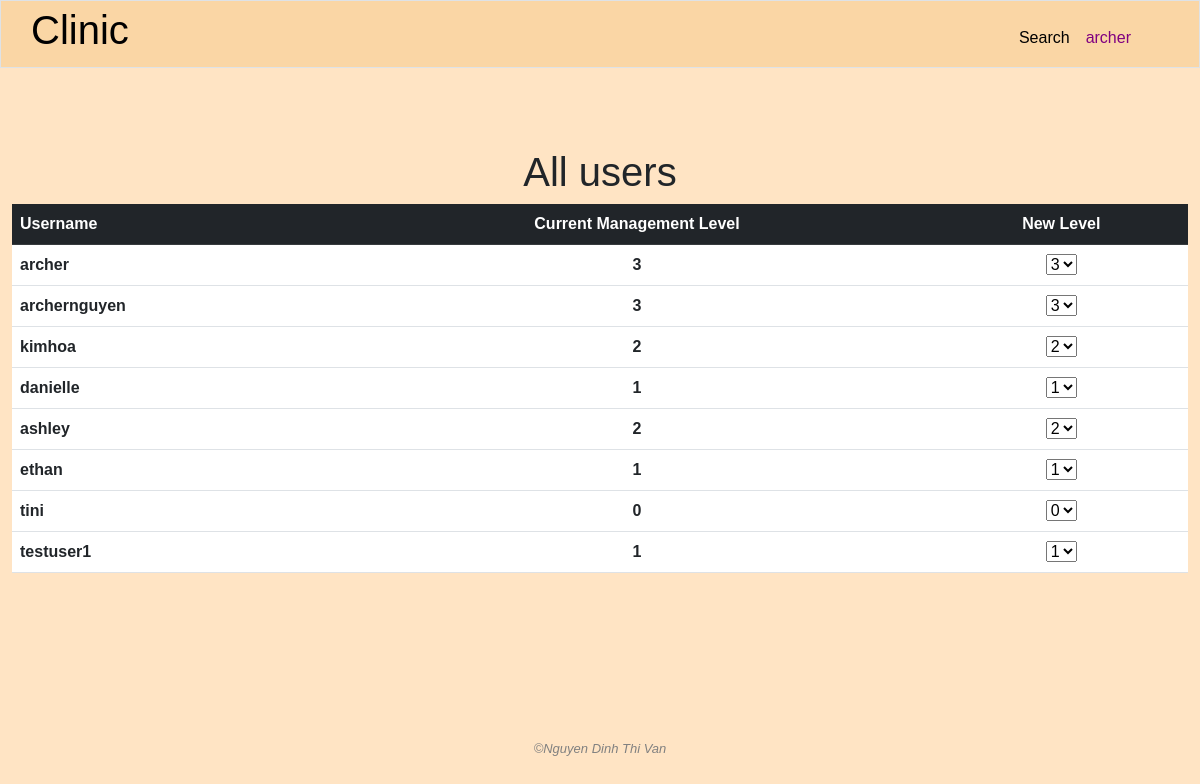
/authorize (signed in), run on the app's committed database.
### clinic/models.py (models this page shows)
class User(AbstractUser):
    class Level(models.IntegerChoices):
        GUEST = 0
        LOW = 1
        MIDDLE = 2
        TOP = 3
    management_right_level = models.IntegerField(choices=Level.choices, blank=True, null=True)

### clinic/views.py (the view)
# urls.py: path('authorize', views.authorize, name='authorize'),
@login_required
@csrf_exempt
def authorize(request):
    if request.method == 'POST':
        if 'modify_user_right' not in user_right(request.user.management_right_level):
            return JsonResponse({'error': "You do not have rights to change user's level"}, status=400)
        data = json.loads(request.body)
        if data.get('new_level') is not None and data.get('chosen_user_id') is not None:
            user = User.objects.get(pk=data['chosen_user_id'])
            user.management_right_level = data['new_level']
            user.save()
            return JsonResponse({'message': 'Level changed'})
        else:
            return JsonResponse({'message': 'Nothing changed'})
    else:
        if 'read_user_right' not in user_right(request.user.management_right_level):
            request.session['nay_message'] = "You don't have the right to visit this page"
            return HttpResponseRedirect(reverse('index'))
        modify_right = 'modify_user_right' in user_right(request.user.management_right_level)
        data_users = User.objects.all()
        return render(request, "clinic/authorize.html", {
            "data_users": data_users,
            "levels": [1, 2, 3],
            "modify_right": modify_right
        })

### clinic/templates/clinic/authorize.html (shortened to what this page needs)
{% extends "clinic/layout.html" %}
{% load static %}
{% block main %}
    <h1 class="text-center">
        All users
    </h1>
    <div class="container-fluid">
        <table class="table table-hover">
            <thead class="table-dark">
                <tr>
                    <th style="text-align: start;">Username</th>
                    <th style="text-align: center">Current Management Level</th>
                    <th style="text-align: center;">New Level</th>
                </tr>
            </thead>
            <tbody>
                {% for user in data_users %}
                    <tr class="user-info" id="user{{ user.id }}">
                        <td>
                            <strong>{{ user.username }}</strong>
                        </td>
                        <td style="text-align: center;">
                            <strong class="current-level">{{ user.management_right_level }}</strong>
                        </td>
                        <td style="text-align: center;">
                            <select class="level">
                                <option selected value="{{ user.management_right_level }}">{{ user.management_right_level }}</option>
                            </select>
                        </td>
                    </tr>
                {% endfor %}
            </tbody>
        </table>
    </div>
{% endblock %}

### clinic/templates/clinic/layout.html (shortened to what this page needs)
{% load static %}
<!DOCTYPE html>
<html lang="en">
    <head>
        <link rel="stylesheet" href="https://cdnjs.cloudflare.com/ajax/libs/font-awesome/4.7.0/css/font-awesome.min.css">
        <link rel="stylesheet" href="{% static 'clinic/bootstrap.css' %}">
        <link rel="stylesheet" href="{% static 'clinic/styles.css' %}">
    </head>
    <body>
        {% if user.is_authenticated %}
            <nav class="navbar navbar-expand-lg navbar-custom border" id="pc-nav">
                <a class="navbar-brand" href="{% url 'index' %}"><span><h1>Clinic</h1></span></a>
                <div class="collapse navbar-collapse" id="navbar">
                    <ul class="navbar-nav ms-auto mt-2">
                        <li class="nav-item">
                            <div class="dropdown">
                                <a class="nav-link active" href="{% url 'search' %}">Search</a>
                            </div>
                        </li>
                        <li class="nav-item">
                            <div class="dropdown">
                                <button class="nav-link active" style="color: purple;" type="button" id="dropdownMenuButton2" data-bs-toggle="dropdown" aria-expanded="false">
                                    {{ user.username }}
                                </button>
                            </div>
                        </li>
                    </ul>
                </div>
            </nav>
        {% endif %}
        <main>{% block main %}{% endblock %}</main>
        <footer class="text-center">
            &#169;Nguyen Dinh Thi Van
        </footer>
    </body>
</html>

### clinic/static/clinic/styles.css (style rules this page uses)
body { font-family: sans-serif; }
body { color: auto; background-color: bisque; }
main { min-height: 40vh; }
footer { margin-top: 150px; font-family: sans-serif; font-size: 13px; font-style: italic; color: grey; }
.navbar-custom { padding: 0 60px 0 30px; background: #FAD6A5; margin-bottom: 30px; }
.container-fluid { display: flex; justify-content: center; align-items: center; }
td { padding: .5em; color: orange; }

### data on the page
User: username "archer", management_right_level "3"
User: username "archernguyen", management_right_level "3"
User: username "kimhoa", management_right_level "2"
User: username "danielle", management_right_level "1"
User: username "ashley", management_right_level "2"
User: username "ethan", management_right_level "1"
User: username "tini", management_right_level "0"
User: username "testuser1", management_right_level "1"
